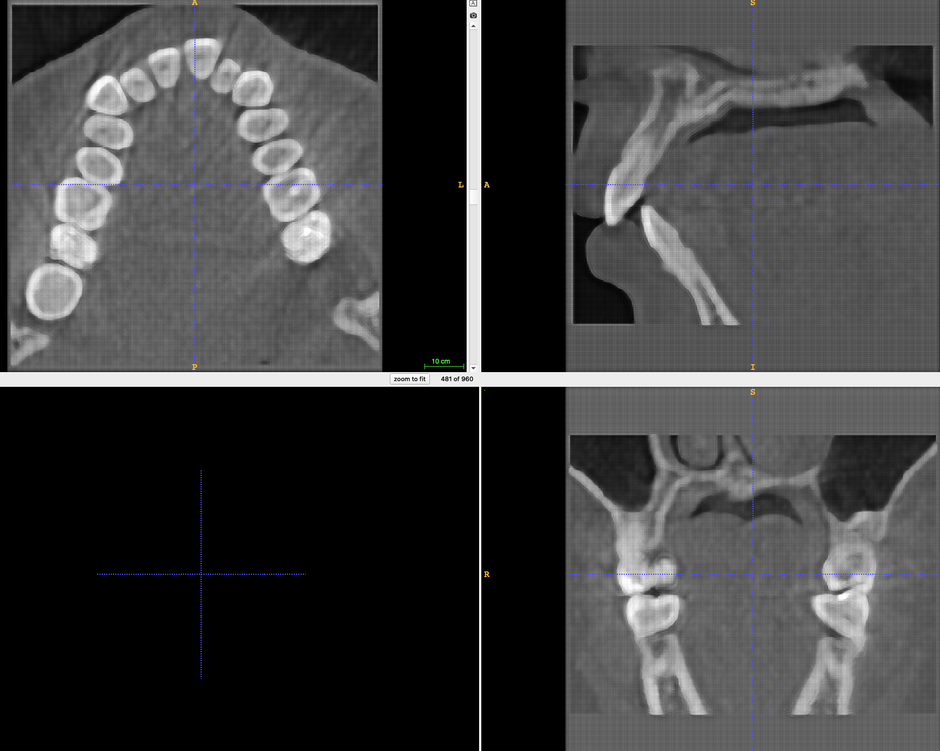
%> input picture Detection of Molars From Jaw CT Scan/img2.png, 940 x 751 px, shrunk from 1664 x 1330 before the run
$ octave Untitled.m   (GNU Octave 9; MATLAB toolbox functions it lacks are replaced by stand-ins)
%> lines starting %> are read from the running program, lines starting %| are printed output that depends on the picture; in (x1, y1, x2, y2) boxes, pixels count from 0 and x2, y2 are one past the last pixel; in counts of white or black regions, pixels touching at a corner belong together; the program's own positions count from 1
clear all;
k=1; % indice pour la num閞otation des images
I=imread('img2.png');
%> I is the input picture: size 751x940x3 uint8; mean R, G, B 63.7, 63.7, 64
figure(k)
k=k+1;
imshow(I);
I_hsv=rgb2hsv(I);
%> I_hsv: size 751x940x3 double; mean H, S, V 0.0093, 0.00475, 0.251
figure(k)
k=k+1;
imshow(I_hsv);
I_h=I_hsv(:,:,1);
I_s=I_hsv(:,:,2);
I_v=I_hsv(:,:,3);
figure(k)
k=k+1;
imshow(I_h)
figure(k)
k=k+1;
imshow(I_s)
figure(k)
k=k+1;
imshow(I_v)
%%Hue
[Gx, Gy] = imgradientxy(I_h);
[Gmag, Gdir] = imgradient(Gx, Gy);
% figure(k);
% k=k+1;
% imshowpair(Gmag, Gdir, 'montage');
I_bw1=Gmag>mean(quantile(Gmag,0.99));
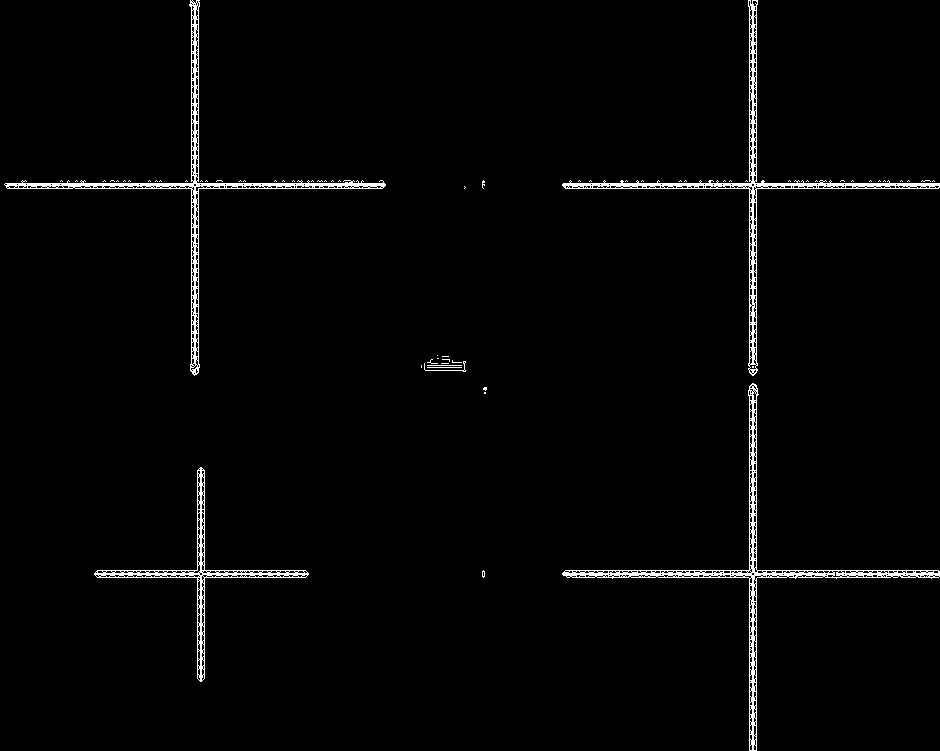
%> I_bw1: size 751x940 logical; 2% white in thin lines or dots
figure(k);
k=k+1;
imshowpair(Gmag,I_bw1,'montage');
%%Saturation
[Gx, Gy] = imgradientxy(I_s);
[Gmag, Gdir] = imgradient(Gx, Gy);
% figure(k);
% k=k+1;
% imshowpair(Gmag, Gdir, 'montage');
I_bw2=Gmag>mean(quantile(Gmag,0.99));
%> I_bw2: size 751x940 logical; 1.7% white; 9 white regions, largest, box (x1, y1, x2, y2) and area: (562, 0, 940, 373) 2967, (562, 386, 940, 751) 2826, (94, 467, 309, 682) 2702
figure(k)
k=k+1;
imshowpair(Gmag,I_bw2,'montage');
%%Variance
[Gx, Gy] = imgradientxy(I_v);
[Gmag, Gdir] = imgradient(Gx, Gy);
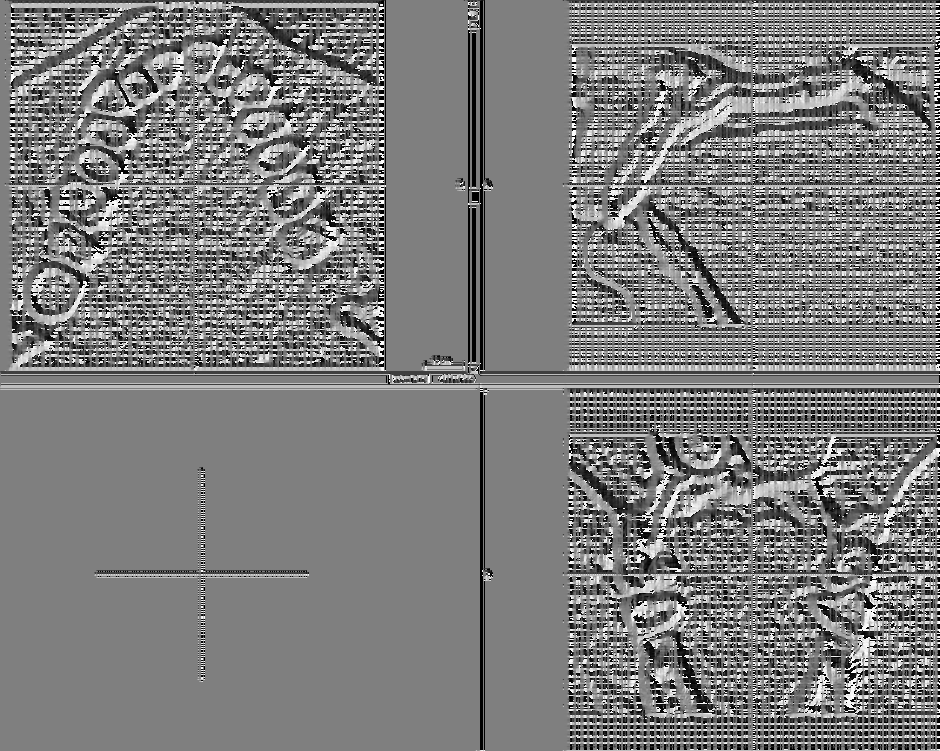
%> Gdir: size 751x940 double; min -180, max 180, mean -3.6; drawn with min black and max white
% figure(k);
% k=k+1;
% imshowpair(Gmag, Gdir, 'montage');
I_bw3=Gmag>mean(quantile(Gmag,0.99)); % choisir le bon quantile
%> I_bw3: size 751x940 logical; 1.8% white in thin lines or dots
figure(k)
k=k+1;
imshowpair(Gmag,I_bw3,'montage');
%%Addition images du gradient
I_recomp=I_bw1+I_bw2+I_bw3;
figure(k);
k=k+1;
imshow(I_recomp);
%%Dilatation - fill - erosion
% Element structurant diamond
% Dilatation
SE=strel('octagon',3); % doit 阾re un multiple de 3 !
I_dil=imdilate(I_recomp,SE);
% figure(k)
% k=k+1;
% imshow(I_dil);
% Fill
I_fill=imfill(I_dil,'holes');
% Erosion
I_er=imerode(I_fill,SE);
% figure(k)
% k=k+1;
% imshow(I_er);
%%Elimination du bruit en appliquant un imerode <taille minimale des plastiques en pixels
% Erosion - dilatation
SE=strel('octagon',6); % mesurer la taille maximale d'un plastic en pixel avec imdistline !
I_bruit=imdilate(imerode(I_er,SE),SE);
figure(k)
k=k+1;
imshow(I_bruit);
%%S閜aration des particules avec watershed
I_bwdist=-bwdist(~I_bruit);
figure(k);
k=k+1;
imshow(I_bwdist,[]);
I_water=watershed(I_bwdist);
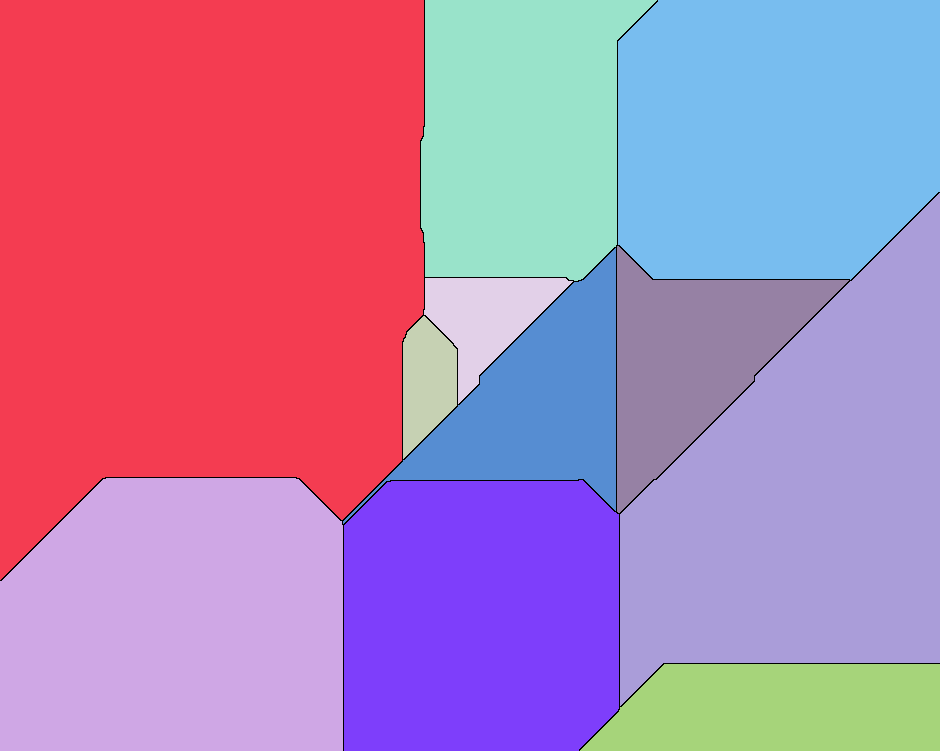
%> I_water: size 751x940 uint8; 12 distinct labels, from 0 to 11; one colour per label, 0 black
I_bruit(I_water==0)=0;
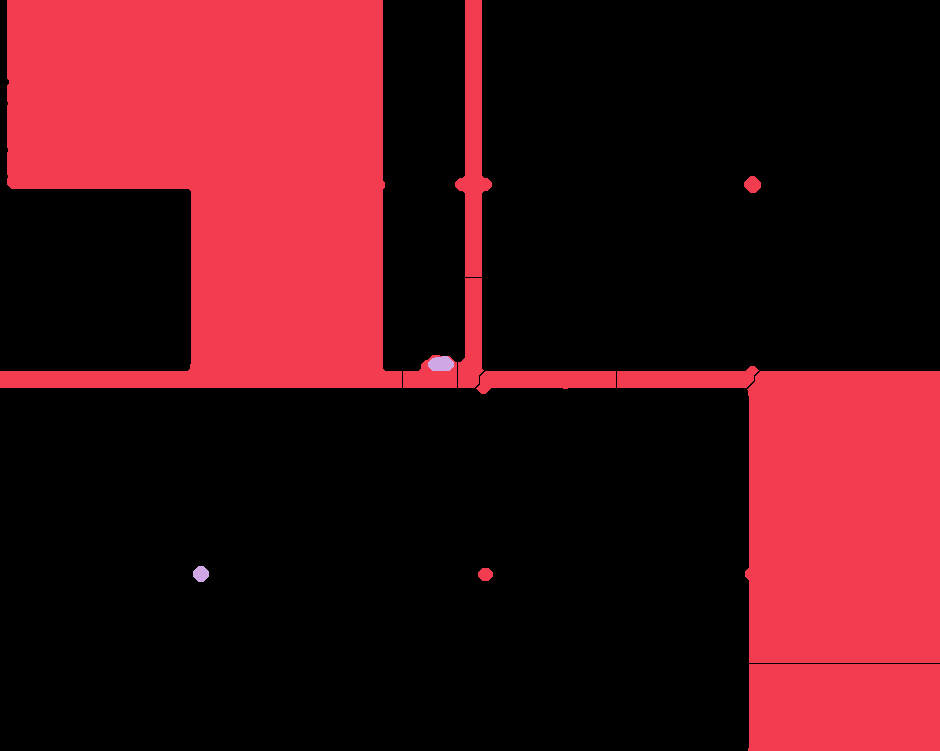
%> I_bruit: size 751x940 double; 3 distinct labels, from 0 to 2; one colour per label, 0 black
figure(k);
k=k+1;
imshow(I_bruit);
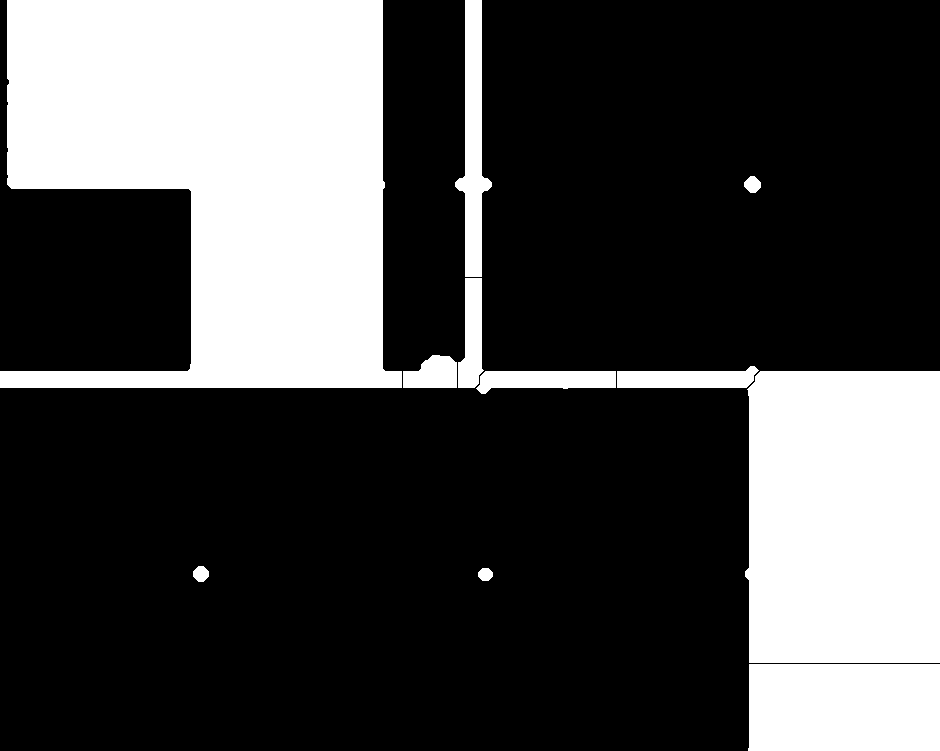
%> displayed picture: size 751x940, on the screen's scale of 0 to 255; 28.2% white; 11 white regions, largest, box (x1, y1, x2, y2) and area: (0, 0, 402, 388) 112842, (745, 371, 940, 663) 55721, (748, 664, 940, 751) 16620
%%Comptage des particules
cc=bwconncomp(I_bruit);
%> cc = 11 connected components
cc.NumObjects
%> ans = 11
L=labelmatrix(cc);
%> L: size 751x940 uint8; 12 distinct labels, from 0 to 11
RGB_label=label2rgb(L);
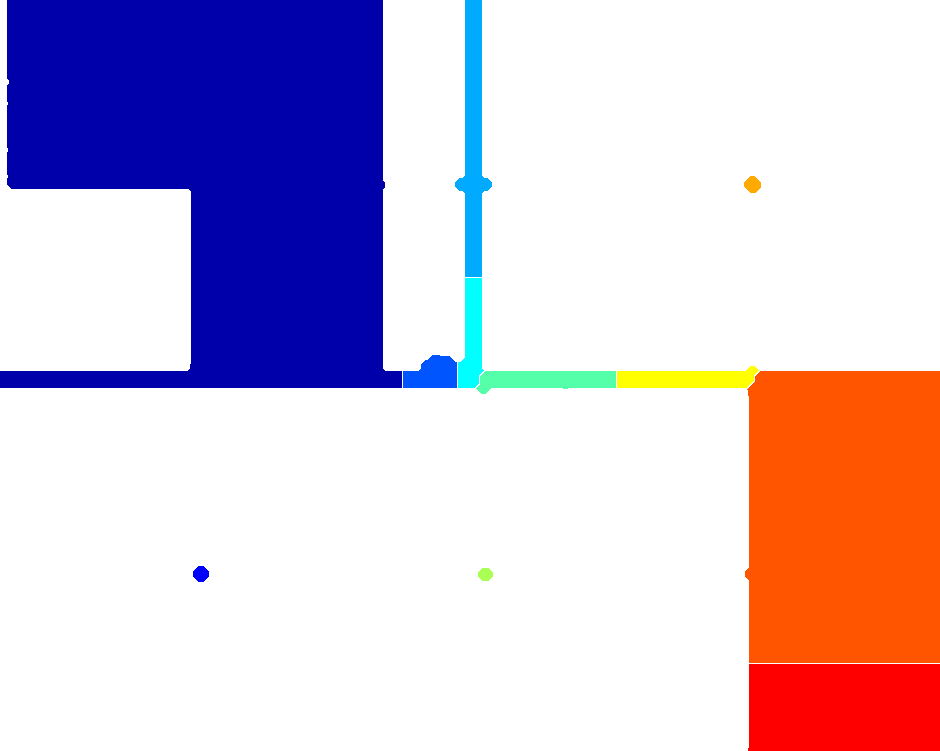
%> RGB_label: size 751x940x3 uint8; mean R, G, B 210.6, 193.8, 214
figure(k);
k=k+1;
imshow(RGB_label);

$ run again, with Detection of Molars From Jaw CT Scan/img1.png copied over Detection of Molars From Jaw CT Scan/img2.png
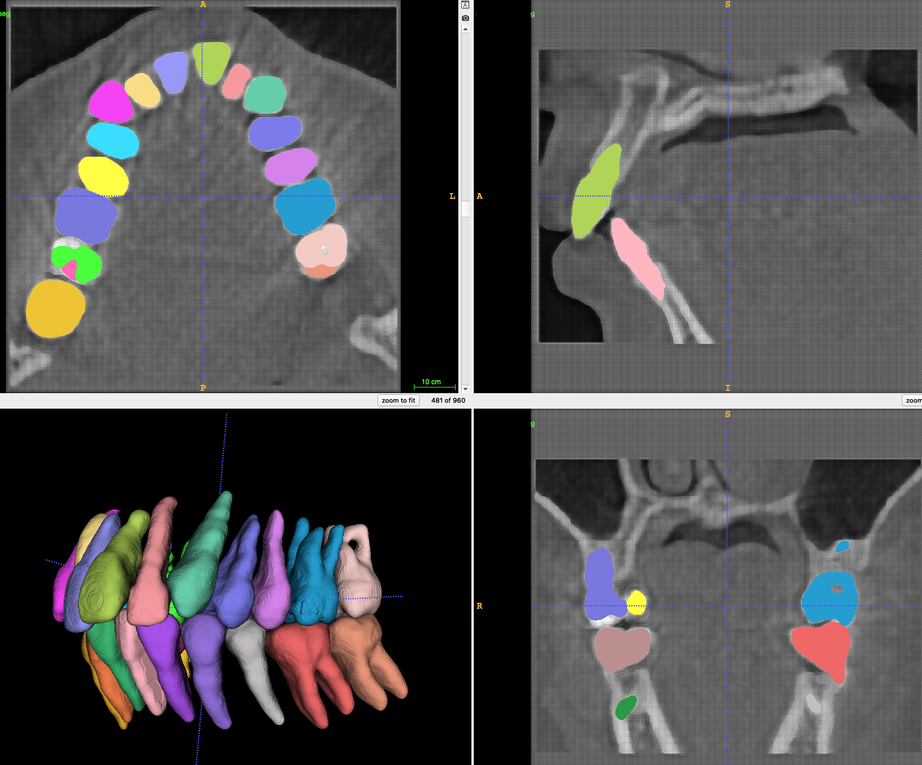
%> input picture Detection of Molars From Jaw CT Scan/img1.png, 922 x 765 px, shrunk from 1551 x 1288 before the run
%> I is the input picture: size 765x922x3 uint8; mean R, G, B 80.1, 78.9, 80
%> I_hsv: size 765x922x3 double; mean H, S, V 0.0705, 0.0755, 0.34
%> I_bw1: size 765x922 logical; 1.9% white in thin lines or dots
%> I_bw2: size 765x922 logical; 1.5% white in thin lines or dots
%> I_bw3: size 765x922 logical; 1.8% white in thin lines or dots
%> I_water: size 765x922 uint8; 100 distinct labels, from 0 to 99
%> `I_bruit(I_water==0)=0;`:
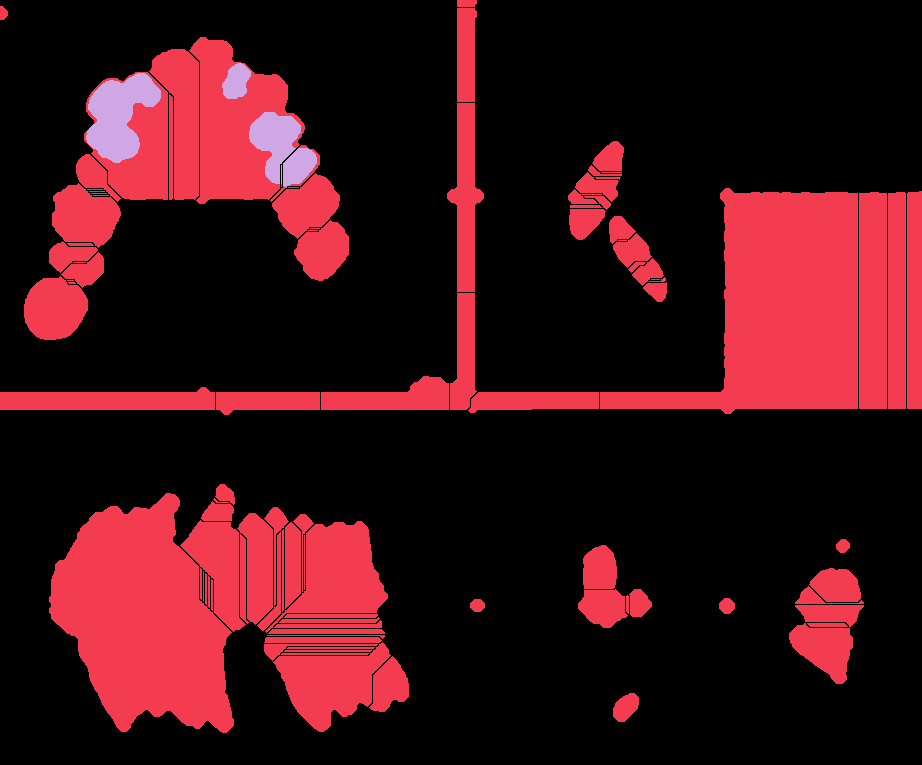
%> I_bruit: size 765x922 double; 3 distinct labels, from 0 to 2; one colour per label, 0 black
%> cc = 99 connected components
%> ans = 99
%> L: size 765x922 uint8; 100 distinct labels, from 0 to 99
%> `RGB_label=label2rgb(L);`:
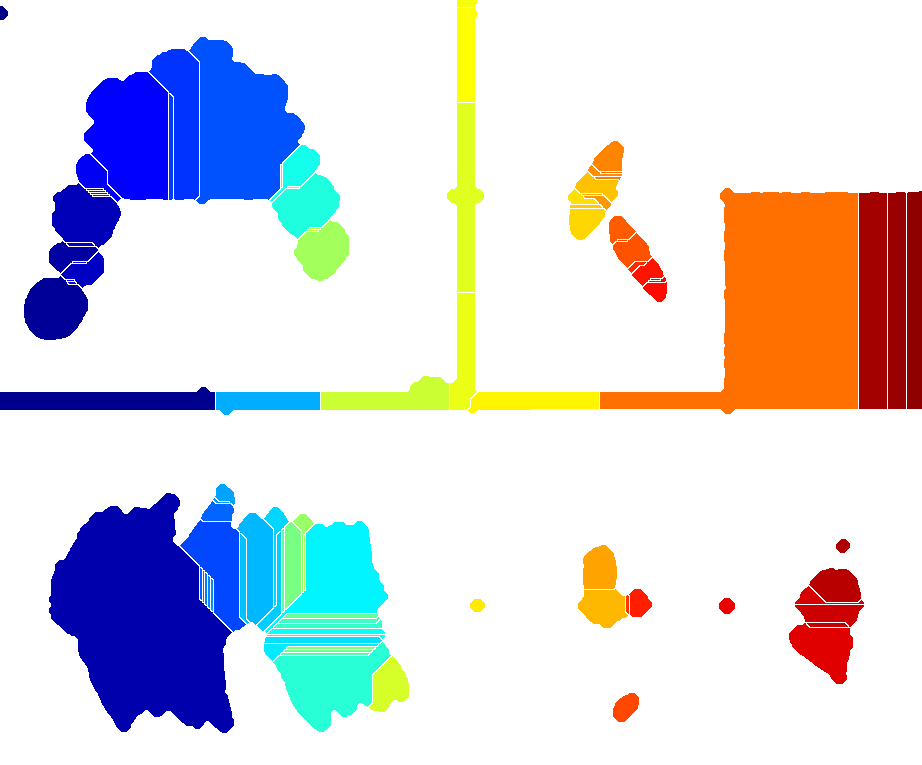
%> RGB_label: size 765x922x3 uint8; mean R, G, B 216.9, 215.8, 222.7
